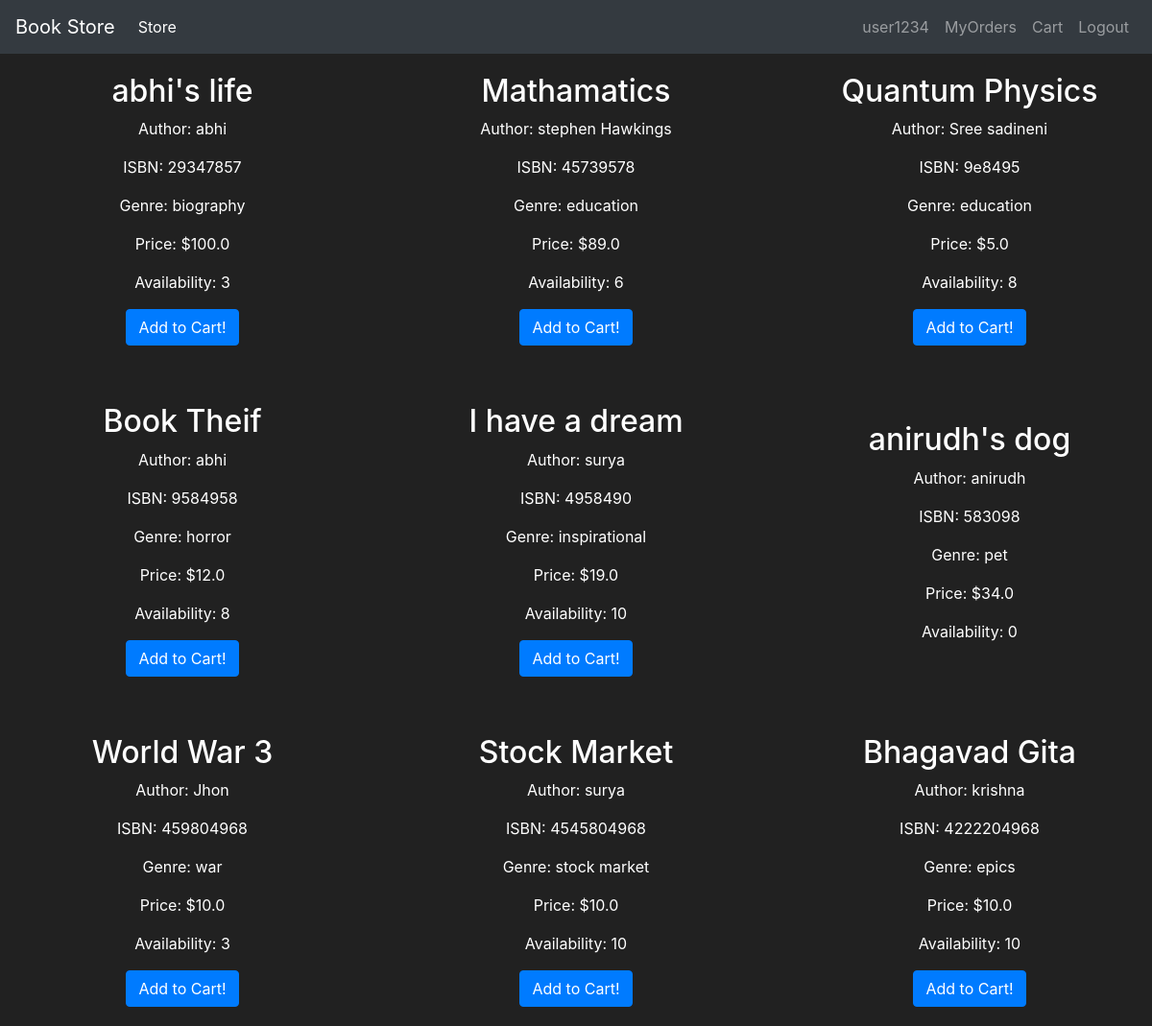
Before: /store (signed in) with the older database file.
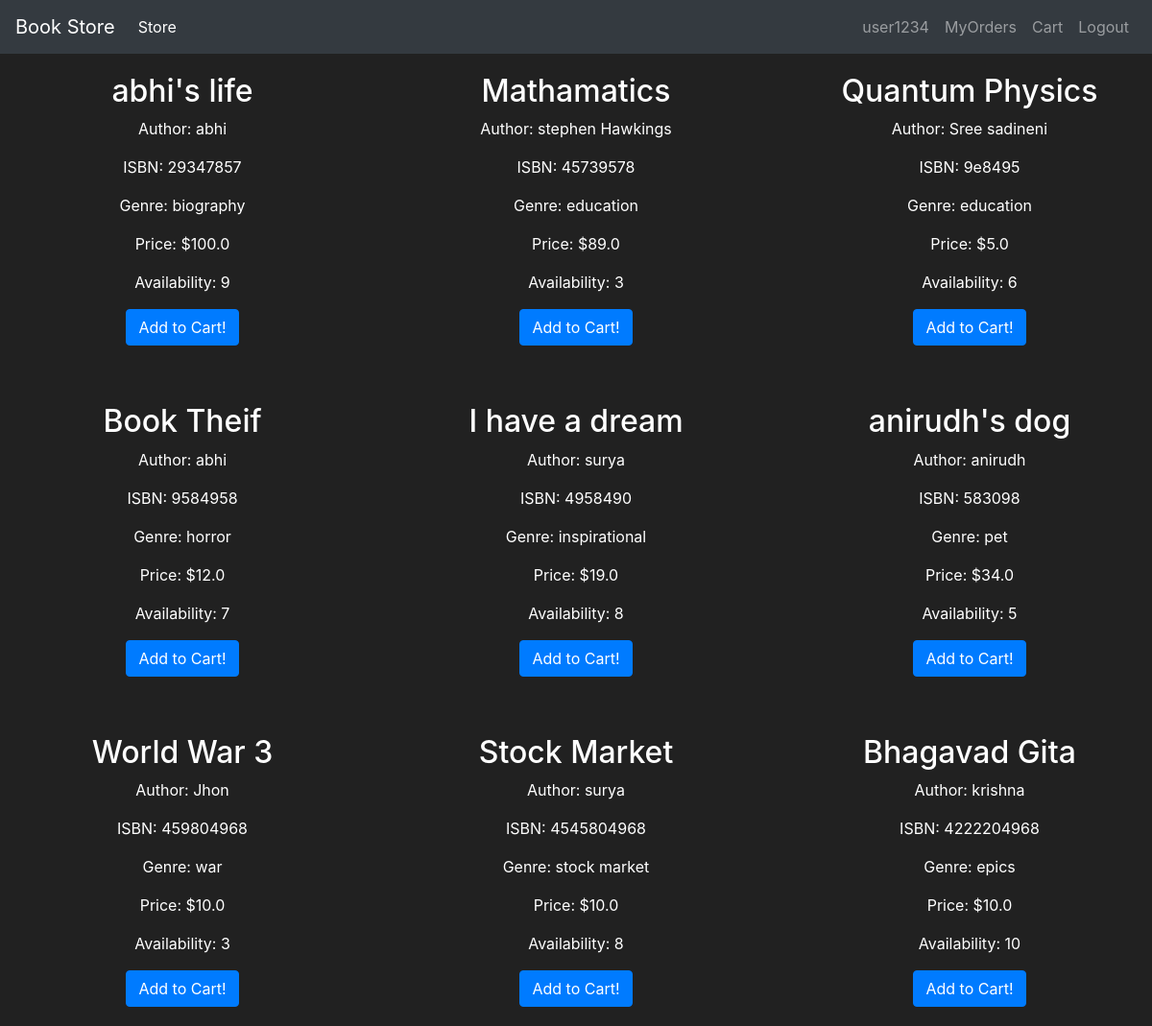
After: the same page with the newer database file.
### project/models/book_model.py (models this page shows, shortened)
class Book(db.Model):
    id = db.Column(db.Integer, primary_key=True)
    title = db.Column(db.String(255), nullable=False)
    author = db.Column(db.String(255), nullable=False)
    isbn = db.Column(db.String(20), unique=True, nullable=False)
    genre = db.Column(db.String(50))
    price = db.Column(db.Float, nullable=False)
    availability = db.Column(db.Integer, default=True)

### project/routes/storepage.py (the view)
@app.route('/')
@app.route("/store",methods =["GET"])
def show_books():
    form = AddToCart()
    books = get_books()
    return render_template("store_page.html",books = books,form = form)

### project/models/user_model.py (called while the page is built)
@login_manager.user_loader
def load_user(user_id):
    return User.query.get(int(user_id))

### project/services/get_books.py (called while the page is built)
def get_books():
    books = Book.query.all()
    return books

### project/templates/store_page.html (shortened to what this page needs)
{% extends 'base.html' %}
{% block content %}
<div id="book-list" class="flex-container">
    {% for book in books %}
        <div class="book-item">
            <h2>{{ book.title }}</h2>
            <p>Author: {{ book.author }}</p>
            <p>ISBN: {{ book.isbn }}</p>
            <p>Genre: {{ book.genre }}</p>
            <p>Price: ${{ book.price }}</p>
            <p>Availability: {{ book.availability }}</p>
            {% if current_user.is_authenticated %}
                {% if book.availability %}
                    <form method="post">
                        <button type="submit" class="btn btn-primary">Add to Cart!</button>
                    </form>
                {% endif %}
            {% else %}
                <a href="{{url_for('login')}}"><button class="btn btn-primary">Add to Cart!</button></a>
            {% endif %}
        </div>
    {% endfor %}
</div>
{% endblock %}

Changed rows visible on the page:
changed Book "abhi's life": availability "3" → "9"
changed Book "Mathamatics": availability "6" → "3"
changed Book "Quantum Physics": availability "8" → "6"
changed Book "Book Theif": availability "8" → "7"
changed Book "I have a dream": availability "10" → "8"
changed Book "anirudh's dog": availability "0" → "5"; now shows "Add to Cart!"
changed Book "Stock Market": availability "10" → "8"
